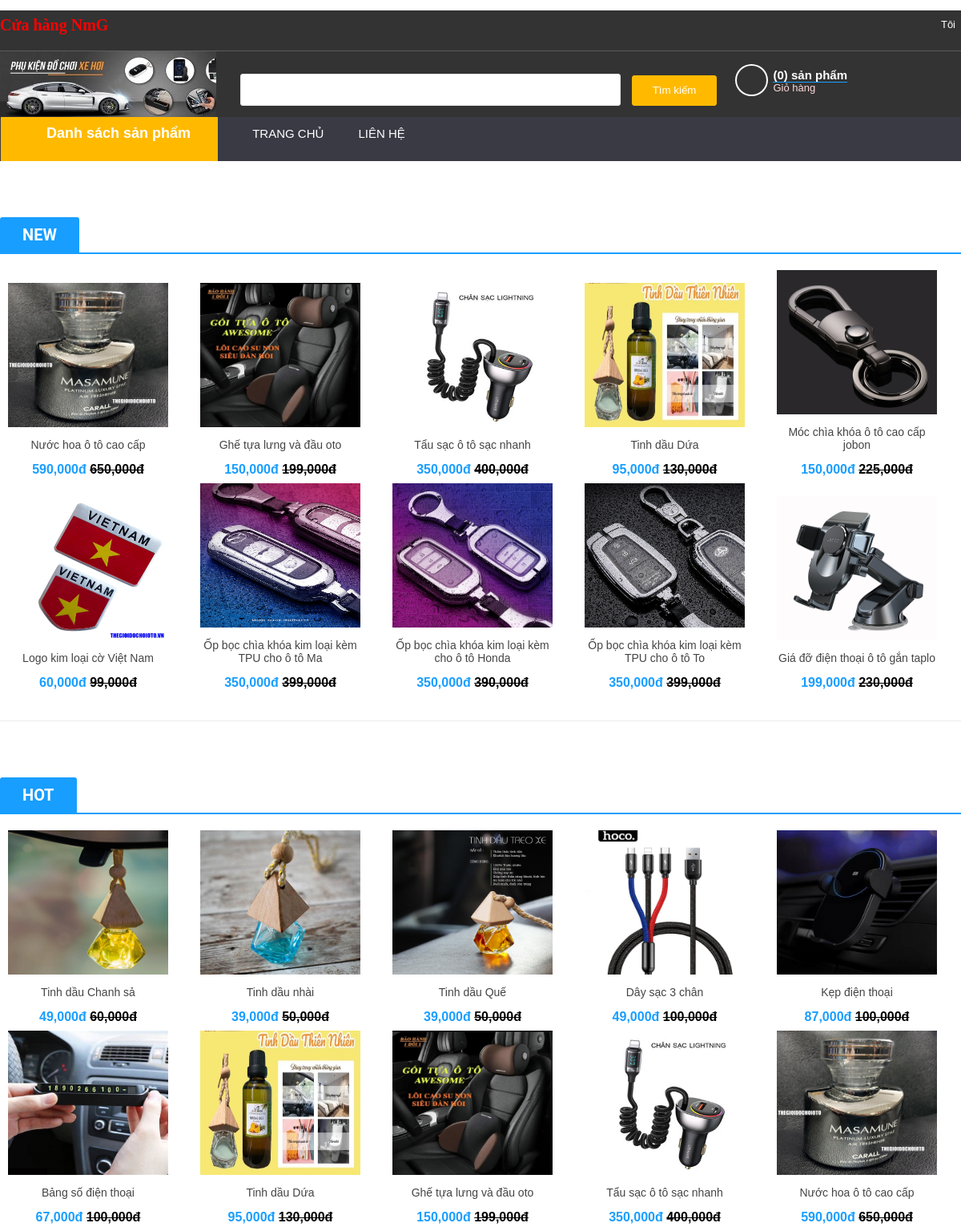
The page / on the database its author committed.
### tables this page shows
CREATE TABLE `sanpham` (
  `MaSanPham` int(11) NOT NULL,
  `TenSanPham` varchar(45) DEFAULT NULL,
  `HinhURL` varchar(45) DEFAULT NULL,
  `GiaSanPham` int(11) DEFAULT NULL,
  `NgayNhap` date DEFAULT NULL,
  `SoLuong` int(11) DEFAULT NULL,
  `SoLuotXem` int(11) DEFAULT 0,
  `MoTa` text DEFAULT NULL,
  `BiXoa` tinyint(1) DEFAULT 0,
  `MaLoaiSanPham` int(11) NOT NULL,
  `MaHangSanXuat` int(11) NOT NULL,
  `BaoHanh` int(12) DEFAULT NULL,
  `SoLuongDaBan` int(12) DEFAULT 0,
  `GiaHang` int(20) NOT NULL
);

### index.php (called while the page is built)
<?php
require("header.php");
require("menu.php");
?>

### menu.php (the view, shortened to what this page needs)
<?php
        $conn = mysqli_connect("localhost", "admin", "admin", "tsl");
        ?>
<div class="mainmenu">
<div class="vienxanh"><div class="tit">NEW</div></div>
<?php
    $sql = "SELECT * FROM sanpham WHERE BiXoa = 0 ORDER BY NgayNhap DESC LIMIT 10";
    $result = mysqli_query($conn, $sql);
    echo'<div class="hang1">';
    while($row = mysqli_fetch_array($result))
    {
        $id = $row['MaSanPham'];
        $name = $row['TenSanPham'];
        $price = $row['GiaSanPham'];
        $hinh = $row['HinhURL'];
        $gia = $row['GiaHang'];
        echo'<div class="list2"><a href="indexSanpham.php?mod=sanpham&id='.$id.'">
        <img src="image/'.$hinh.'" width="200px" height="180px"></a>';
        echo '<a id="tensp" href="indexSanpham.php?mod=sanpham&id='.$id.'"><p>'.$name.'</p></a>';
        echo'<span>';
        echo number_format($price, 0).'đ <del class="product-old-price" style="color: black;">'.number_format($gia, 0).'đ</del><br>';
        echo '</span></div>';
    }
    echo'</div><div class="list"></div>';
    echo'</div>';
    ?>
        <div class="mainmenu">
<div class="vienxanh"><div class="tit">HOT</div></div>
<?php
    $sql = "SELECT * FROM sanpham WHERE BiXoa = 0 ORDER BY SoLuongDaBan DESC LIMIT 10";
    $result = mysqli_query($conn, $sql);
    echo'<div class="hang1">';
    while($row = mysqli_fetch_array($result))
    {
        $id = $row['MaSanPham'];
        $name = $row['TenSanPham'];
        $price = $row['GiaSanPham'];
        $hinh = $row['HinhURL'];
        $gia = $row['GiaHang'];
        echo'<div class="list2"><a href="indexSanpham.php?mod=sanpham&id='.$id.'">
        <img src="image/'.$hinh.'" width="200px" height="180px"></a>';
        echo '<a id="tensp" href="indexSanpham.php?mod=sanpham&id='.$id.'"><p>'.$name.'</p></a>';
        echo'<span>';
        echo number_format($price, 0).'đ <del class="product-old-price" style="color: black;">'.number_format($gia, 0).'đ</del><br>';
        echo '</span></div>';
    }
    echo'</div>';
?>
</div>

### header.php (shortened to what this page needs)
 <?php
        $conn = mysqli_connect("localhost", "admin", "admin", "tsl");
        ?>
 <html>
<head>
    <link href="style1.css" rel="stylesheet">
    <link href="style2.css" rel="stylesheet">
</head>
<body>
     <div class="header">
        <div class="topbar">
            <div class="center">
               <h1>Cửa hàng NmG</h1>
                <ul class="listtopbar">
                    <li><a href="#"><i style='font-size:12px' class='fas'>&#xf007;</i>
                    <?php
                        if(isset($_SESSION['username']) && $_SESSION['username']) {
                            $username = $_SESSION['username'];
                            $sql = "SELECT * FROM taikhoan WHERE TenDangNhap='$username'";
                            $query = mysqli_query($conn, $sql);
                            $row = mysqli_fetch_array($query);
                            if ($row['Quyen'] == 1) {
                                echo '<font color="red">'.$username.'</font>';
                            } else {
                                echo $username;
                            }
                        } else {
                            ?>
                           Tôi
                            <?php
                        }
                        ?>
                    </a>
                    </li>
                </ul>
            </div>
        </div>
        <div class="cenbar">
            <div class="center">
               <a class="logo" href="#"><img src="image/logo.jpg" width="270px"; height="85px";></a>
                <div class="search">
                    <form action="timkiem.php" method="get"><input type="text" size="50" name="search" style="display: inline-block;">
                    <button type="submit" name="ok"><i class="fas fa-search"></i>Tìm kiếm</button>
                    </form>
                </div>
                <div class="lienlac">
                    <div id="phone">
                    </div>
                    <div id="number">
                    <?php
                        if(isset($_SESSION['cart'])) {
                            echo'<a href="indexGiohang.php" style="text-decoration: none;">
                            <span id="sdt">('.count($_SESSION['cart']).') sản phẩm</span></a><br/>';
                        } else {
                            echo'<a href="indexGiohang.php" style="text-decoration: none;">
                            <span id="sdt">(0) sản phẩm</span></a><br/>';
                        }
                    ?>
                        <a href="indexGiohang.php" style="text-decoration: none;"><span id="dd"><font color="#ffdada">Giỏ hàng</font> </span>
                        </a>
                    </div>
                </div>
            </div>
        </div>
    <div class="thanhmenu">
            <div class="center">
                <ul class="menu">
                <li id="danhmucsp">
                    <i style='font-size:24px' class='fas'>&#xf0c9;</i> <b>Danh sách sản phẩm</b>
                </li>
                    <li id="m"><a href="index.php">TRANG CHỦ</a></li>
                    <li id="m"><a href="lienhe.php">LIÊN HỆ</a></li id="m">
                </ul>
            </div>
        </div>
</body>
</html>

### style1.css (style rules this page uses)
body { font-family: Arial, sans-serif; margin: 0; padding: 0; }
.center { width: 100%; max-width: 1200px; margin: 0 auto; position: relative; }
.thanhmenu { backgrouNd-color: #393a44; height: 55px; display: block; }
li#danhmucsp { font-size: 18px; color: #fff; text-align: center; height: 51px; padding-top: 4px; width: 271px; background-color: #ffba00; display: inline-block; position: relative; }
ul.menu { display: inline-block; color: #fff; list-style: none; font-size: 15px; margin-top: 0px; margin-bottom: 0px; margin-left: -39px; }
ul.menu li#m { display: inline-block; margin-left: 39px; }
ul.menu li#m a { color: #fff; text-decoration: none; }
button { margin: 10px; padding: 10px; }

### style2.css (style rules this page uses)
body { font-family: arial; background: #fff; font-size: 13px; color: #444; }
h1 { font-family: Arial sans-serif; color: red; font-size: 20px; }
a#tensp { text-decoration: none; color: #444; }
.header { position: absolute; top: 0; width: 100%; left: 0; }
.center { width: 100%; max-width: 1200px; margin: 0 auto; position: relative; }
.mainmenu { width: 100%; max-width: 1200px; margin: 0 auto; margin-top: 70px; position: relative; }
.topbar { color: #fff; background: #333; border-bottom: 1px solid; border-color: rgba(255,255,255,0.2); line-height: 36px; }
.listtopbar { position: absolute; top: 0; right: 0; text-align: right; list-style: none; }
ul.listtopbar { margin: 0; padding-right: 7px; }
ul.listtopbar li { padding-left: 20px; display: inline-block; position: relative; }
ul.listtopbar li a { text-decoration: none; color: #fff; }
input[type=text], input[type=password], input[type=number], input[type=email], input[type=date] { height: 40px; padding: 0 20px; color: #636363; border-radius: 3px ; display: block; font-size: 14px; font-family: "Roboto","HelveticaNeue","Helvetica Neue",sans-serif; line-height: 1.5; background-color: #fff; margin-bottom: 15px; border: 1px solid #ebebeb; }
.cenbar { background-color: #333; height: 82px; }
#phone { width: 37px; height: 36px; border: 2px solid #fff; border-radius: 50%; text-align: center; display: inline-block; position: absolute; color: #fff; }
.fas { margin-top: 10px; font-size: 15px; }
#number { width: 300px; height: 36px; position: relative; display: inline; right: -47px; top: 5px; }
#sdt { font-weight: bold; font-size: 15px; color: #fff; border-bottom: 1px solid rgb(24, 158, 255); }
#dd { font-size: 13px; }
.lienlac { display: inline-block; position: absolute; top: 16px; right: 189px; }
.thanhmenu { backgrouNd-color: #393a44; height: 55px; display: block; }
li#danhmucsp { font-size: 18px; color: #fff; text-align: center; height: 51px; padding-top: 4px; width: 271px; background-color: #ffba00; display: inline-block; position: relative; }
ul.menu { display: inline-block; color: #fff; list-style: none; font-size: 15px; margin-top: 0px; margin-bottom: 0px; margin-left: -39px; }
ul.menu li#m { display: inline-block; margin-left: 39px; }
ul.menu li#m a { color: #fff; text-decoration: none; }
.list { border-bottom: 1px solid #ebebeb; margin: 0 auto; padding-top: 15px; padding-left: 84px; padding-bottom: 15px; position: relative; font-size: 14px; }
.tit { margin: 0; padding: 10px 28px 10px 28px; font-size: 20px; line-height: 24px; border-top-left-radius: 3px; border-top-right-radius: 3px; background: rgb(24, 158, 255); display: inline-block; font-family: "Roboto","HelveticaNeue","Helvetica Neue",sans-serif; font-weight: bolder; color: #fff; }
.vienxanh { border-bottom: 2px solid rgb(24, 158, 255); margin-bottom: 20px; margin-top: 10px; }
.hang1 { width: 100%; max-width: 1200px; margin: 0 auto; margin-right: 10px; margin-left: 10px; }
.list2 { width: 200px; height: 250px; text-align: center; font-size: 14px; margin-right: 40px; display: inline-block; }
.list2 span { color: rgb(24, 158, 255); font-size: 16px; display: block; font-weight: bold; font-family: 'Arial',sans-serif; }
.search { display: inline-block; position: absolute; top: 20px; left: 300px; }
button[type=submit] { background-color: #ffba00; border-radius: 3px; border: 1px solid #ffba00; padding-left: 25px; padding-right: 25px; height: 35px; padding-bottom: 36px; padding-top: 0px; line-height: 35px; color: #fff; }
a { text-decoration: none; color: #444; }

### rows shown on the page
sanpham: HinhURL (picture), TenSanPham "Nước hoa ô tô cao cấp", GiaSanPham "590,000", GiaHang "650,000"
sanpham: HinhURL (picture), TenSanPham "Ghế tựa lưng và đầu oto", GiaSanPham "150,000", GiaHang "199,000"
sanpham: HinhURL (picture), TenSanPham "Tẩu sạc ô tô sạc nhanh", GiaSanPham "350,000", GiaHang "400,000"
sanpham: HinhURL (picture), TenSanPham "Tinh dầu Dứa", GiaSanPham "95,000", GiaHang "130,000"
sanpham: HinhURL (picture), TenSanPham "Móc chìa khóa ô tô cao cấp jobon", GiaSanPham "150,000", GiaHang "225,000"
sanpham: HinhURL (picture), TenSanPham "Logo kim loại cờ Việt Nam", GiaSanPham "60,000", GiaHang "99,000"
sanpham: HinhURL (picture), TenSanPham "Ốp bọc chìa khóa kim loại kèm TPU cho ô tô Ma", GiaSanPham "350,000", GiaHang "399,000"
sanpham: HinhURL (picture), TenSanPham "Ốp bọc chìa khóa kim loại kèm cho ô tô Honda", GiaSanPham "350,000", GiaHang "390,000"
sanpham: HinhURL (picture), TenSanPham "Ốp bọc chìa khóa kim loại kèm TPU cho ô tô To", GiaSanPham "350,000", GiaHang "399,000"
sanpham: HinhURL (picture), TenSanPham "Giá đỡ điện thoại ô tô gắn taplo", GiaSanPham "199,000", GiaHang "230,000"
sanpham: HinhURL (picture), TenSanPham "Tinh dầu Chanh sả", GiaSanPham "49,000", GiaHang "60,000"
sanpham: HinhURL (picture), TenSanPham "Tinh dầu nhài", GiaSanPham "39,000", GiaHang "50,000"
sanpham: HinhURL (picture), TenSanPham "Tinh dầu Quế", GiaSanPham "39,000", GiaHang "50,000"
sanpham: HinhURL (picture), TenSanPham "Dây sạc 3 chân", GiaSanPham "49,000", GiaHang "100,000"
sanpham: HinhURL (picture), TenSanPham "Kẹp điện thoại", GiaSanPham "87,000", GiaHang "100,000"
sanpham: HinhURL (picture), TenSanPham "Bảng số điện thoại", GiaSanPham "67,000", GiaHang "100,000"
